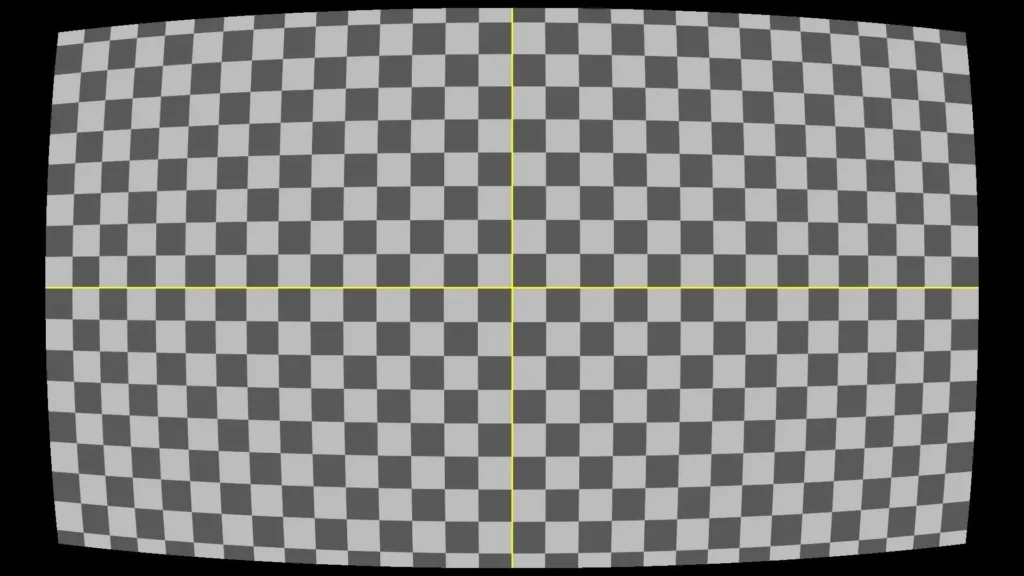
#> input picture test/images/checkerboard_test.png, 1024 x 576 px, found by its file name
$ python checkerboard_smoke_test.py
#> lines starting #> are read from the running program, lines starting #| are printed output that depends on the picture; after the words box and inside, x2 and y2 are one past the last pixel; in counts of white or black regions, pixels touching at a corner belong together
### perception/camera/calibration.py
"""Calibration helpers for checkerboard smoke testing.

This module intentionally stays lightweight and deterministic.
It supports checkerboard detection, overlay rendering, and a provisional
single-image undistortion path for visualization only.
"""

from __future__ import annotations

from typing import Any, Optional, Tuple

try:
    import cv2
except ModuleNotFoundError:  # pragma: no cover - handled by caller scripts/tests
    cv2 = None  # type: ignore[assignment]


PatternType = Tuple[int, int]

DEFAULT_PATTERN: PatternType = (11, 8)
CHESSBOARD_FLAGS = (
    cv2.CALIB_CB_ADAPTIVE_THRESH | cv2.CALIB_CB_NORMALIZE_IMAGE if cv2 is not None else 0
)
SUBPIX_CRITERIA = (
    cv2.TERM_CRITERIA_EPS + cv2.TERM_CRITERIA_MAX_ITER,
    30,
    0.001,
) if cv2 is not None else (0, 0, 0.0)


def _require_cv2() -> None:
    if cv2 is None:
        raise ModuleNotFoundError(
            "OpenCV (cv2) is required for checkerboard testing. "
            "Install with: pip install opencv-python"
        )


def find_checkerboard_corners(
    image_bgr: Any, pattern: PatternType = DEFAULT_PATTERN
) -> Tuple[bool, Optional[Any]]:
    """Detect checkerboard corners using fixed deterministic parameters.

    Uses classic corner detection first, then deterministic SB fallback for
    harder synthetic or strongly distorted boards.
    """
    _require_cv2()

    if image_bgr is None or image_bgr.size == 0:
        raise ValueError("image_bgr must be a non-empty image array")

    gray = cv2.cvtColor(image_bgr, cv2.COLOR_BGR2GRAY)
    found, corners = cv2.findChessboardCorners(gray, pattern, CHESSBOARD_FLAGS)

    if not found or corners is None:
        # Deterministic fallback for challenging patterns.
        found_sb, corners_sb = cv2.findChessboardCornersSB(gray, pattern, None)
        if found_sb and corners_sb is not None:
            return True, corners_sb
        return False, None

    refined = cv2.cornerSubPix(
        gray,
        corners,
        winSize=(11, 11),
        zeroZone=(-1, -1),
        criteria=SUBPIX_CRITERIA,
    )
    return True, refined


def draw_checkerboard_overlay(
    image_bgr: Any,
    pattern: PatternType,
    corners: Optional[Any],
    found: bool,
) -> Any:
    """Draw checkerboard corners on a copy of the image and return it."""
    _require_cv2()

    if image_bgr is None or image_bgr.size == 0:
        raise ValueError("image_bgr must be a non-empty image array")

    overlay = image_bgr.copy()
    if corners is not None:
        cv2.drawChessboardCorners(overlay, pattern, corners, found)
    return overlay


def calibrate_from_single_checkerboard(
    image_bgr: Any,
    corners: Any,
    pattern: PatternType = DEFAULT_PATTERN,
    square_size: float = 1.0,
) -> Tuple[float, Any, Any]:
    """Compute provisional calibration from one checkerboard image.

    This is only suitable for smoke tests and preview visualization.
    """
    _require_cv2()

    if image_bgr is None or image_bgr.size == 0:
        raise ValueError("image_bgr must be a non-empty image array")
    if corners is None:
        raise ValueError("corners must not be None when calibrating")
    if square_size <= 0:
        raise ValueError("square_size must be > 0")

    import numpy as np

    cols, rows = pattern
    objp = np.zeros((rows * cols, 3), np.float32)
    grid = np.mgrid[0:cols, 0:rows].T.reshape(-1, 2)
    objp[:, :2] = grid * float(square_size)

    gray = cv2.cvtColor(image_bgr, cv2.COLOR_BGR2GRAY)
    image_size = (gray.shape[1], gray.shape[0])
    rms, camera_matrix, dist_coeffs, _, _ = cv2.calibrateCamera(
        [objp], [corners], image_size, None, None
    )
    return float(rms), camera_matrix, dist_coeffs


def undistort_image(image_bgr: Any, camera_matrix: Any, dist_coeffs: Any) -> Any:
    """Undistort image using supplied camera intrinsics."""
    _require_cv2()

    if image_bgr is None or image_bgr.size == 0:
        raise ValueError("image_bgr must be a non-empty image array")
    return cv2.undistort(image_bgr, camera_matrix, dist_coeffs)


def make_side_by_side(left_bgr: Any, right_bgr: Any) -> Any:
    """Return a horizontal side-by-side image."""
    _require_cv2()

    if left_bgr is None or right_bgr is None:
        raise ValueError("left_bgr and right_bgr must not be None")
    if left_bgr.shape != right_bgr.shape:
        raise ValueError("left_bgr and right_bgr must have identical shape")

    import numpy as np

    return np.hstack((left_bgr, right_bgr))


# [83 lines left out: functions compute_inner_corner_quad, warp_from_checkerboard_inner_corners, draw_quad_overlay, not called in this run]

### test/checkerboard_smoke_test.py
#!/usr/bin/env python3
"""Single-image checkerboard smoke test.

This tool is intentionally fixed to one input image and fixed output paths.
It validates checkerboard detection and writes deterministic debug artifacts.
"""

from __future__ import annotations

import json
import sys
import argparse
from dataclasses import asdict, dataclass
from datetime import datetime, timezone
from pathlib import Path


REPO_ROOT = Path(__file__).resolve().parents[1]
if str(REPO_ROOT) not in sys.path:
    sys.path.insert(0, str(REPO_ROOT))

INPUT_IMAGE = Path("/test/images/checkerboard_test.png")
OVERLAY_OUTPUT = Path("/test/artifacts/checkerboard_overlay.png")
REPORT_OUTPUT = Path("/test/artifacts/checkerboard_report.json")
SIDE_BY_SIDE_OUTPUT = Path(
    "/test/artifacts/checkerboard_side_by_side.png"
)
# Fixed OpenCV inner-corner pattern for this test image.
# The visual board is 30x16 tiles with half-tile rows top/bottom,
# which maps to a detectable inner-corner grid of 29x17.
PATTERN = (29, 17)


@dataclass(frozen=True)
class CheckerboardReport:
    input_path: str
    pattern_inner_corners: list[int]
    image_width: int
    image_height: int
    found: bool
    detected_corner_count: int
    status: str
    timestamp_utc: str
    provisional_rms_error: float | None
    side_by_side_path: str | None


def _write_report(report: CheckerboardReport) -> None:
    REPORT_OUTPUT.parent.mkdir(parents=True, exist_ok=True)
    REPORT_OUTPUT.write_text(json.dumps(asdict(report), indent=2) + "\n", encoding="utf-8")


def _add_title(image_bgr, text, cv2):
    labeled = image_bgr.copy()
    cv2.putText(
        labeled,
        text,
        (16, 32),
        cv2.FONT_HERSHEY_SIMPLEX,
        0.9,
        (0, 255, 255),
        2,
        cv2.LINE_AA,
    )
    return labeled


def _parse_args() -> argparse.Namespace:
    parser = argparse.ArgumentParser(
        description="Single-image checkerboard smoke test with side-by-side undistortion preview."
    )
    parser.add_argument(
        "--no-gui",
        action="store_true",
        help="Do not open the preview window (still writes output files).",
    )
    return parser.parse_args()


def main() -> int:
    args = _parse_args()
    try:
        import cv2
    except ModuleNotFoundError:
        sys.stderr.write(
            "Missing dependency: cv2. Install into this interpreter "
            f"({sys.executable}) with: {sys.executable} -m pip install opencv-python numpy\n"
        )
        return 2

    from perception.camera.calibration import (
        calibrate_from_single_checkerboard,
        draw_checkerboard_overlay,
        find_checkerboard_corners,
        make_side_by_side,
        undistort_image,
    )

    image_bgr = cv2.imread(str(INPUT_IMAGE), cv2.IMREAD_COLOR)
#> image_bgr is the input picture: shape (576, 1024, 3); mean B, G, R 118, 119, 118.9
    if image_bgr is None:
        sys.stderr.write(f"Failed to read fixed input image: {INPUT_IMAGE}\n")
        return 2

    found, corners = find_checkerboard_corners(image_bgr=image_bgr, pattern=PATTERN)
#> in find_checkerboard_corners, `found, corners = cv2.findChessboardCorners(gray, pattern, CHESSBOARD_F..`: found = False; corners = None
#> in find_checkerboard_corners, `found_sb, corners_sb = cv2.findChessboardCornersSB(gray, pattern, None)`: found_sb = True; corners_sb = 493 rows, first 8: [939.9, 532.3], [913.6, 534.8], [886.4, 537.6], [858.5, 539.9], [829.6, 542], [800.1, 544], [769.9, 545.9], [739, 547.5]
#> found = True; corners has the same summary as corners_sb in find_checkerboard_corners
    overlay = draw_checkerboard_overlay(
        image_bgr=image_bgr,
        pattern=PATTERN,
        corners=corners,
        found=found,
    )
#> in draw_checkerboard_overlay, `cv2.drawChessboardCorners(overlay, pattern, corners, found)`:
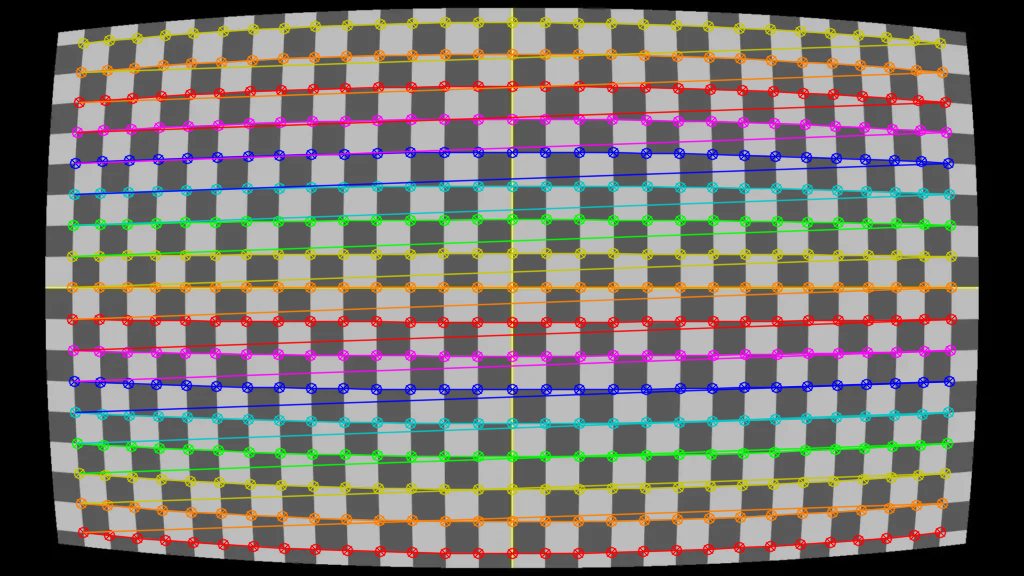
#> overlay: shape (576, 1024, 3); 19.66% of pixels changed, all inside (x1, y1, x2, y2) = (66, 16, 958, 560)

    OVERLAY_OUTPUT.parent.mkdir(parents=True, exist_ok=True)
    cv2.imwrite(str(OVERLAY_OUTPUT), overlay)

    detected_corner_count = 0 if corners is None else int(corners.shape[0])
#> detected_corner_count = 493
    provisional_rms_error = None
    side_by_side_path = None

    if found and corners is not None:
        provisional_rms_error, camera_matrix, dist_coeffs = calibrate_from_single_checkerboard(
            image_bgr=image_bgr,
            corners=corners,
            pattern=PATTERN,
            square_size=1.0,
        )
#> in calibrate_from_single_checkerboard, `rms, camera_matrix, dist_coeffs, _, _ = cv2.calibrateCamera( [objp], [..`: rms = 0.233; camera_matrix = [[39539.1, 0, 486.3], [0, 39584.6, 283.7], [0, 0, 1]]; dist_coeffs = [[-536.1, -0.37, 0.0475, 0.34, -7.58e-05]]
#> provisional_rms_error = 0.233; dist_coeffs = [[-536.1, -0.37, 0.0475, 0.34, -7.58e-05]]
        undistorted = undistort_image(image_bgr, camera_matrix, dist_coeffs)
#> in undistort_image, `return cv2.undistort(image_bgr, camera_matrix, dist_coeffs)`:
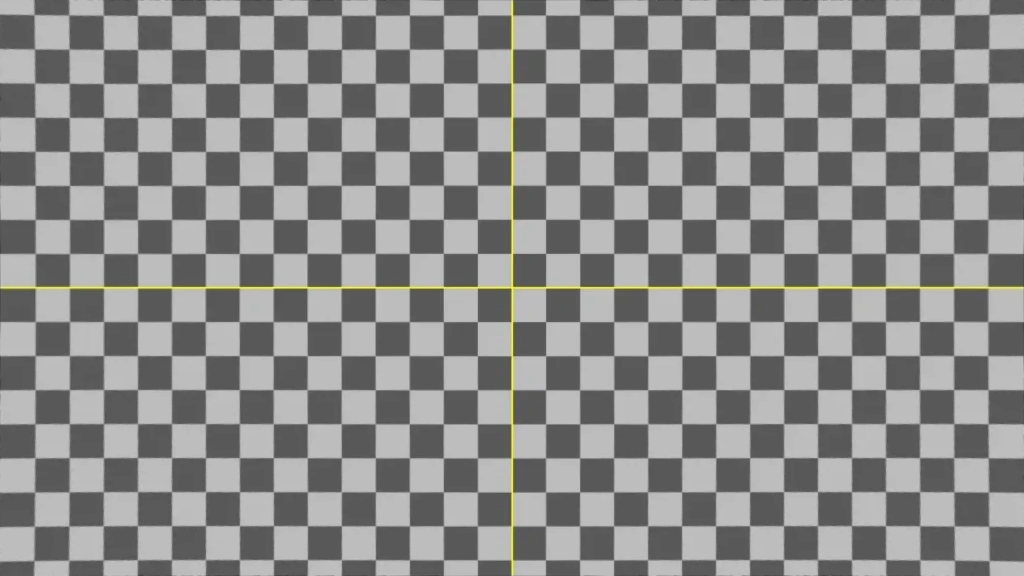
#> returned value: shape (576, 1024, 3); mean of channels 0, 1, 2 138.3, 139.4, 139.3; drawn as B, G, R
        left = _add_title(image_bgr, "Original", cv2)
        right = _add_title(undistorted, "Provisional Undistorted", cv2)
#> call 2 of _add_title, with text = 'Provisional Undistorted'
#> in _add_title (call 2), `cv2.putText( labeled, text, (16, 32), cv2.FONT_HERSHEY_SIMPLEX, 0.9, (..`:
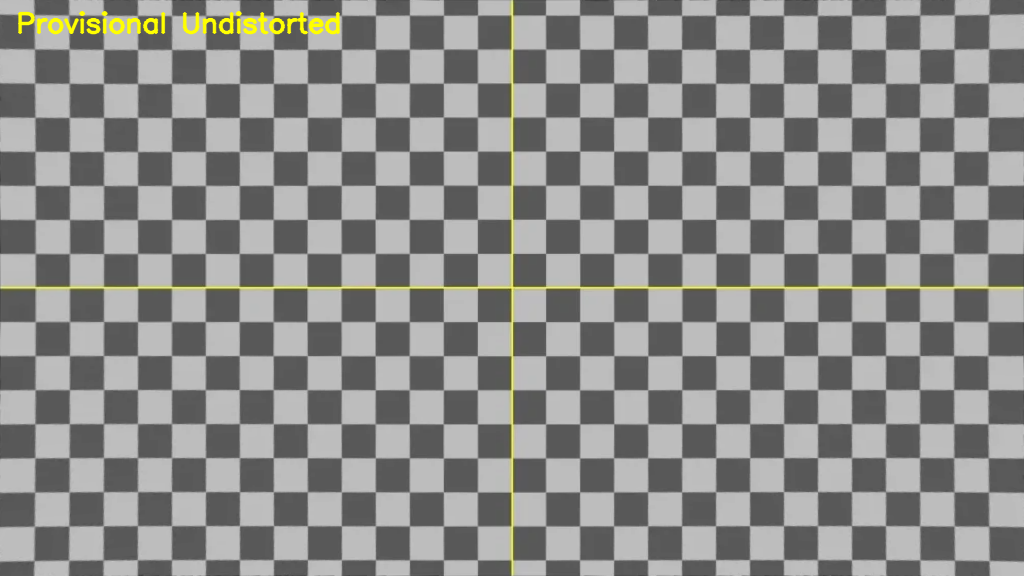
#> labeled: shape (576, 1024, 3); mean B, G, R 137.6, 139.9, 139.9
        side_by_side = make_side_by_side(left, right)
#> in make_side_by_side, `return np.hstack((left_bgr, right_bgr))`:
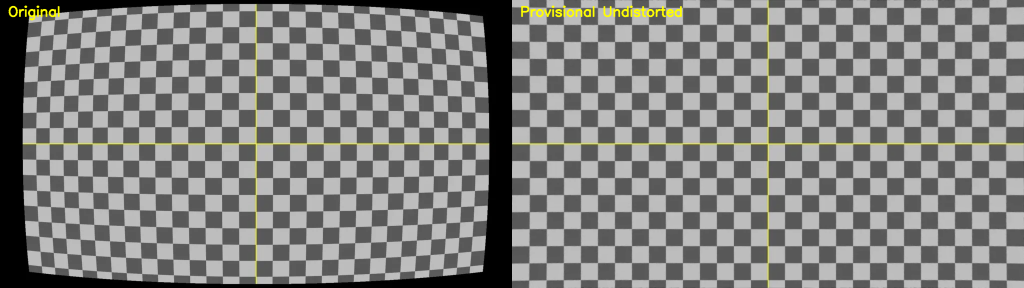
#> returned value: shape (576, 2048, 3) (shown at 1/2 size); mean of channels 0, 1, 2 127.8, 129.6, 129.6; drawn as B, G, R
        cv2.imwrite(str(SIDE_BY_SIDE_OUTPUT), side_by_side)
        side_by_side_path = str(SIDE_BY_SIDE_OUTPUT)

        if not args.no_gui:
            try:
                cv2.imshow("Checkerboard Undistortion Preview", side_by_side)
                cv2.waitKey(0)
                cv2.destroyAllWindows()
            except cv2.error:
                # Keep CLI deterministic and usable in headless environments.
                sys.stderr.write(
                    "GUI preview could not be opened in this environment. "
                    "Side-by-side image was saved to disk.\n"
                )

    report = CheckerboardReport(
        input_path=str(INPUT_IMAGE),
        pattern_inner_corners=[PATTERN[0], PATTERN[1]],
        image_width=int(image_bgr.shape[1]),
        image_height=int(image_bgr.shape[0]),
        found=bool(found),
        detected_corner_count=detected_corner_count,
        status="PASS" if found else "FAIL",
        timestamp_utc=datetime.now(timezone.utc).replace(microsecond=0).isoformat(),
        provisional_rms_error=provisional_rms_error,
        side_by_side_path=side_by_side_path,
    )
    _write_report(report)

    if found:
        print(f"PASS: checkerboard found. corners={detected_corner_count}")
#| PASS: checkerboard found. corners=493
        print(f"Overlay: {OVERLAY_OUTPUT}")
        if side_by_side_path is not None:
            print(f"Preview: {SIDE_BY_SIDE_OUTPUT}")
        print(f"Report:  {REPORT_OUTPUT}")
        return 0

    print("FAIL: checkerboard not found.")
    print(f"Overlay: {OVERLAY_OUTPUT}")
    print(f"Report:  {REPORT_OUTPUT}")
    return 1


if __name__ == "__main__":
    raise SystemExit(main())
#> (the program exits here)
